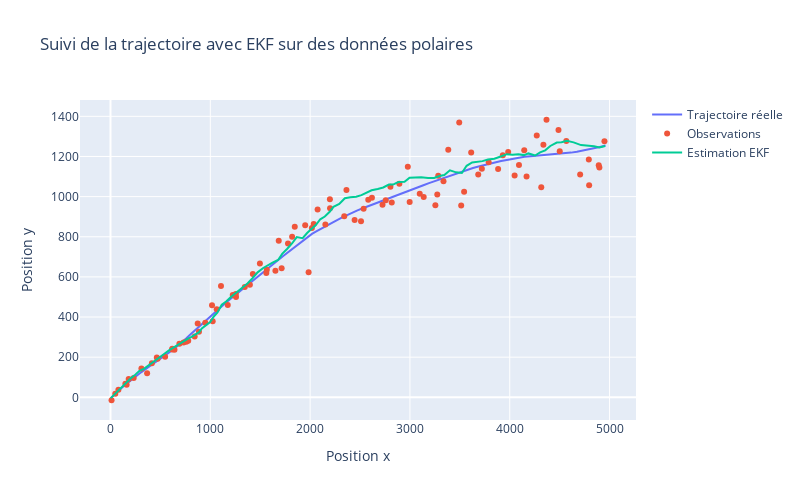

Source (notebook cell):
### Code cell
import numpy as np
import plotly.graph_objects as go

# Paramètres de simulation
Te = 1.0               # pas de temps
T = 100               # nombre d'instants
sigma_theta = 0.03    # écart type sur l'angle (en radians)
sigma_r = 20           # écart type sur la distance (en mètres)
sigma_Q = 1.0         # niveau de bruit de processus

# État initial : [px, vx, py, vy]
x_init = np.array([3, 40, -4, 20])
x_true = np.zeros((4, T))
x_true[:, 0] = x_init

# Matrice de transition F (modèle vitesse constante)
F = np.array([
    [1, Te, 0,  0],
    [0, 1,  0,  0],
    [0, 0,  1, Te],
    [0, 0,  0, 1]
])

# Bruit de processus (matrice Q)
Q = sigma_Q**2 * np.array([
    [Te**3/3, Te**2/2, 0, 0],
    [Te**2/2, Te,      0, 0],
    [0, 0, Te**3/3, Te**2/2],
    [0, 0, Te**2/2, Te]
])

# Bruit de mesure en coordonnées polaires (matrice R)
R = np.diag([sigma_theta**2, sigma_r**2])

# Fonction d'observation non linéaire : retourne (angle, distance)
def h(x):
    px, _, py, _ = x
    theta = np.arctan2(py, px)
    r = np.sqrt(px**2 + py**2)
    return np.array([theta, r])

# Jacobien de la fonction h(x)
def jacobian_h(x):
    px, _, py, _ = x
    rho2 = px**2 + py**2
    rho = np.sqrt(rho2)
    if rho2 == 0:
        return np.zeros((2, 4))  # cas limite à gérer
    H = np.array([
        [-py / rho2, 0, px / rho2, 0],
        [ px / rho,  0, py / rho,  0]
    ])
    return H

# Simulation de la trajectoire réelle
for k in range(1, T):
    bruit = np.random.multivariate_normal(np.zeros(4), Q)
    x_true[:, k] = F @ x_true[:, k-1] + bruit

# Génération des observations bruitées en (theta, r)
y = np.zeros((2, T))
for k in range(T):
    bruit = np.random.multivariate_normal(np.zeros(2), R)
    y[:, k] = h(x_true[:, k]) + bruit

# Boucle du filtre de Kalman étendu (EKF)
x_est = np.zeros((4, T))
x_est[:, 0] = x_init
P = np.eye(4)  # incertitude initiale

for k in range(1, T):
    # Prédiction
    x_pred = F @ x_est[:, k-1]
    P_pred = F @ P @ F.T + Q

    # Mise à jour
    Hk = jacobian_h(x_pred)
    y_pred = h(x_pred)
    S = Hk @ P_pred @ Hk.T + R
    K = P_pred @ Hk.T @ np.linalg.inv(S)
    innovation = y[:, k] - y_pred
    x_est[:, k] = x_pred + K @ innovation
    P = (np.eye(4) - K @ Hk) @ P_pred

# Affichage avec Plotly
fig = go.Figure()
fig.add_trace(go.Scatter(x=x_true[0], y=x_true[2], mode='lines', name='Trajectoire réelle'))

# Conversion des observations polaires en cartésiennes pour affichage
obs_px = y[1] * np.cos(y[0])
obs_py = y[1] * np.sin(y[0])
fig.add_trace(go.Scatter(x=obs_px, y=obs_py, mode='markers', name='Observations'))

fig.add_trace(go.Scatter(x=x_est[0], y=x_est[2], mode='lines', name='Estimation EKF'))

fig.update_layout(title="Suivi de la trajectoire avec EKF sur des données polaires",
                  xaxis_title="Position x", yaxis_title="Position y",
                  width=800, height=500)
fig.show()
